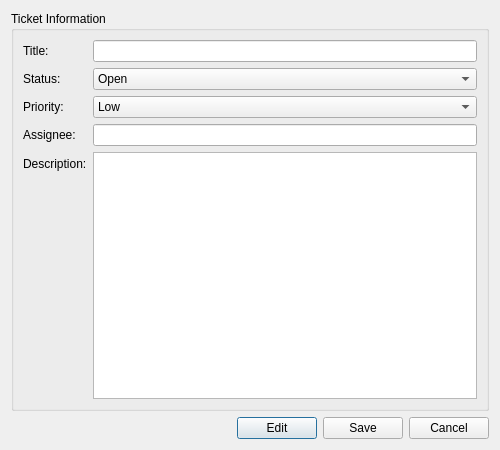
<?xml version="1.0" encoding="UTF-8"?>
<ui version="4.0">
 <class>TicketDialog</class>
 <widget class="QDialog" name="TicketDialog">
  <property name="geometry">
   <rect>
    <x>0</x>
    <y>0</y>
    <width>500</width>
    <height>450</height>
   </rect>
  </property>
  <property name="windowTitle">
   <string>Ticket</string>
  </property>
  <layout class="QVBoxLayout" name="verticalLayout">
   <item>
    <widget class="QGroupBox" name="groupBox">
     <property name="title">
      <string>Ticket Information</string>
     </property>
     <layout class="QFormLayout" name="formLayout">
      <item row="0" column="0">
       <widget class="QLabel" name="labelTitle">
        <property name="text">
         <string>Title:</string>
        </property>
       </widget>
      </item>
      <item row="0" column="1">
       <widget class="QLineEdit" name="titleEdit"/>
      </item>
      <item row="1" column="0">
       <widget class="QLabel" name="labelStatus">
        <property name="text">
         <string>Status:</string>
        </property>
       </widget>
      </item>
      <item row="1" column="1">
       <widget class="QComboBox" name="statusCombo">
        <item>
         <property name="text">
          <string>Open</string>
         </property>
        </item>
        <item>
         <property name="text">
          <string>In Progress</string>
         </property>
        </item>
        <item>
         <property name="text">
          <string>Closed</string>
         </property>
        </item>
       </widget>
      </item>
      <item row="2" column="0">
       <widget class="QLabel" name="labelPriority">
        <property name="text">
         <string>Priority:</string>
        </property>
       </widget>
      </item>
      <item row="2" column="1">
       <widget class="QComboBox" name="priorityCombo">
        <item>
         <property name="text">
          <string>Low</string>
         </property>
        </item>
        <item>
         <property name="text">
          <string>Medium</string>
         </property>
        </item>
        <item>
         <property name="text">
          <string>High</string>
         </property>
        </item>
       </widget>
      </item>
      <item row="3" column="0">
       <widget class="QLabel" name="labelAssignee">
        <property name="text">
         <string>Assignee:</string>
        </property>
       </widget>
      </item>
      <item row="3" column="1">
       <widget class="QLineEdit" name="assigneeEdit"/>
      </item>
      <item row="4" column="0">
       <widget class="QLabel" name="labelDescription">
        <property name="text">
         <string>Description:</string>
        </property>
       </widget>
      </item>
      <item row="4" column="1">
       <widget class="QPlainTextEdit" name="descriptionEdit">
        <property name="sizePolicy">
         <sizepolicy hsizetype="Expanding" vsizetype="Expanding">
          <horstretch>1</horstretch>
          <verstretch>1</verstretch>
         </sizepolicy>
        </property>
       </widget>
      </item>
     </layout>
    </widget>
   </item>
   <item>
    <layout class="QHBoxLayout" name="buttonLayout">
     <item>
      <spacer name="buttonSpacer">
       <property name="orientation">
        <enum>Qt::Horizontal</enum>
       </property>
       <property name="sizeHint" stdset="0">
        <size>
         <width>40</width>
         <height>20</height>
        </size>
       </property>
      </spacer>
     </item>
     <item>
      <widget class="QPushButton" name="editButton">
       <property name="text">
        <string>Edit</string>
       </property>
      </widget>
     </item>
     <item>
      <widget class="QPushButton" name="saveButton">
       <property name="text">
        <string>Save</string>
       </property>
       <property name="visible">
        <bool>false</bool>
       </property>
      </widget>
     </item>
     <item>
      <widget class="QPushButton" name="cancelButton">
       <property name="text">
        <string>Cancel</string>
       </property>
       <property name="visible">
        <bool>false</bool>
       </property>
      </widget>
     </item>
    </layout>
   </item>
  </layout>
 </widget>
 <resources/>
 <connections/>
</ui>
